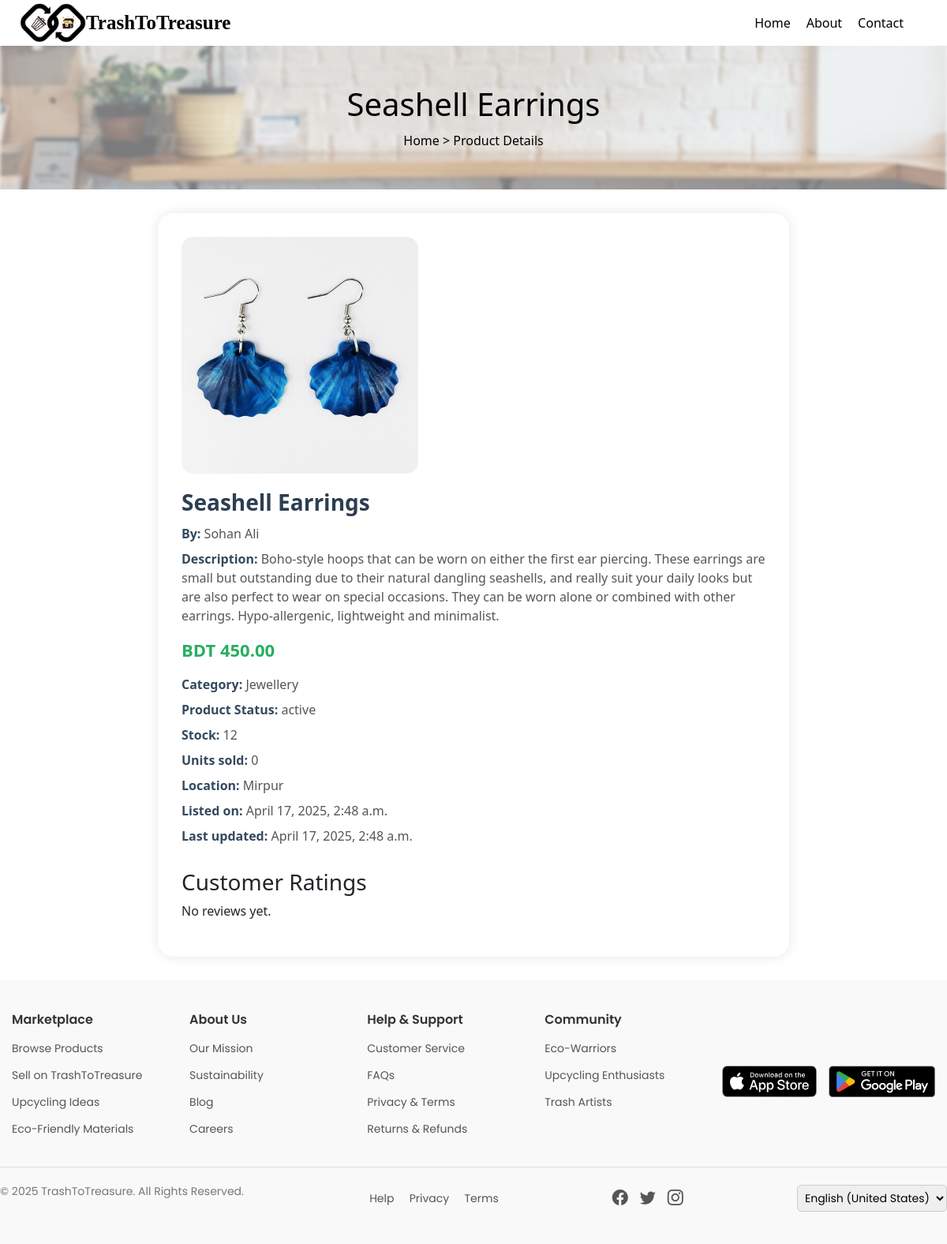
The page /products/seashell-earrings-artisan/ (signed in) on the database as committed earlier.
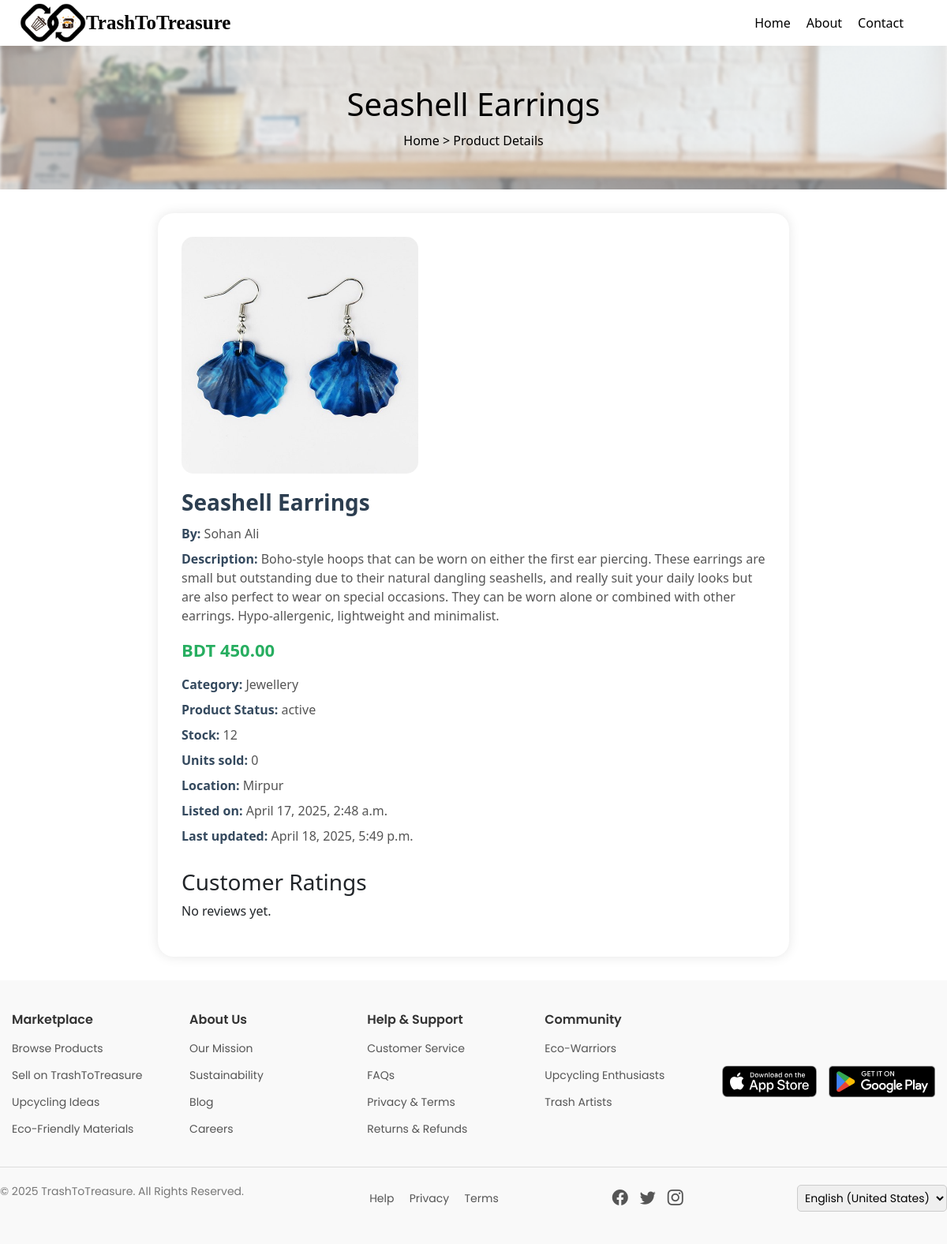
The same page on the database as committed later.
### marketplace/models.py (models this page shows, shortened)
class UpcycledProduct(models.Model):
    product_name = models.CharField(max_length=255, default="")
    category = models.CharField(max_length=100, default="")
    description = models.TextField()
    price = models.DecimalField(max_digits=10, decimal_places=2)
    product_status = models.CharField(max_length=20, choices=PRODUCT_STATUS_CHOICES, default='active')
    artisan = models.ForeignKey(User, on_delete=models.CASCADE, related_name='upcycled_products', null=True, blank=True)
    approval_status = models.BooleanField(default=False)
    stock_availability = models.IntegerField()
    product_images = models.ImageField(upload_to='upcycled_products/', blank=True, null=True)
    location = models.CharField(max_length=255, default="")
    rating = models.DecimalField(max_digits=3, decimal_places=2, default=0.0)
    tags = models.CharField(max_length=255, blank=True, null=True)
    listing_date = models.DateTimeField(auto_now_add=True)
    last_updated = models.DateTimeField(auto_now=True, null=True, blank=True)
    sold_count = models.IntegerField(default=0)
    delivery_status = models.CharField(max_length=20, choices=DELIVERY_STATUS_CHOICES, default='ready')
    slug = models.SlugField(max_length=255, unique=True, blank=True)

### users/models.py (models this page shows, shortened)
class CustomUser(AbstractUser):
    name = models.CharField(max_length=100)
    email = models.EmailField(unique=True)
    phone = models.CharField(max_length=15)
    role = models.CharField(max_length=10, choices=ROLE_CHOICES)
    account_status = models.CharField(max_length=10, choices=ACCOUNT_STATUS_CHOICES, default='active')
    objects = CustomUserManager()  # ✅ Use your custom manager
    REQUIRED_FIELDS = ['email']
    USERNAME_FIELD = 'username'

### marketplace/views.py (the view)
# urls.py: path('products/<slug:slug>/', views.upcycled_product_details, name='upcycled_product_details'),
@login_required
def upcycled_product_details(request, slug):
    product = get_object_or_404(UpcycledProduct, slug=slug)
    return render(request, 'upcycled_product_details.html', {'product': product})

### marketplace/templates/upcycled_product_details.html (shortened to what this page needs)
{% load static %}
{% include "header.html" %}
<!DOCTYPE html>
<html lang="en">
<head>
    <link rel="stylesheet" href="{% static 'css/buyer_profile.css' %}">
</head>
<body>
<section class="product-banner">
    <h2>{{ product.product_name }}</h2>
    <p><a href="/">Home</a> > Product Details</p>
</section>
<div class="product-container">
    <div class="product-flexbox">
      <div class="left-column">
        <img src="{{ product.product_images.url }}" alt="{{ product.product_name }}" class="product-image">
      </div>
    </div>
    <h1 class="product-title">{{ product.product_name }}</h1>
    <p class="product-meta">
        <span class="product-label">By:</span>
            {{ product.artisan.name }}
    </p>
    <p class="product-meta"><span class="product-label">Description:</span> {{ product.description }}</p>
    <p class="product-price">BDT {{ product.price }}</p>
    <p class="product-meta"><span class="product-label">Category:</span> {{ product.category }}</p>
    <p class="product-meta"><span class="product-label">Product Status:</span> {{ product.product_status }}</p>
    <p class="product-meta"><span class="product-label">Stock:</span> {{ product.stock_availability }}</p>
    <p class="product-meta"><span class="product-label">Units sold:</span> {{ product.sold_count }}</p>
    <p class="product-meta"><span class="product-label">Location:</span> {{ product.location }}</p>
    <p class="product-meta"><span class="product-label">Listed on:</span> {{ product.listing_date }}</p>
    <p class="product-meta"><span class="product-label">Last updated:</span> {{ product.last_updated }}</p>
    <div class="ratings-section" style="margin-top: 30px;">
        <h3>Customer Ratings</h3>
        {% for review in product.reviews.all %}
            <p>{{ review.reviewer.get_full_name }}: {{ review.comment }} ({{ review.rating }}/5)</p>
        {% empty %}
            <p>No reviews yet.</p>
        {% endfor %}
    </div>
</div>
</body>
</html>
{% include "footer.html" %}

Rows that differ between the two databases and show on the page:
changed UpcycledProduct "Seashell Earrings": last_updated "April 17, 2025, 2:48 a.m." → "April 18, 2025, 5:49 p.m."
